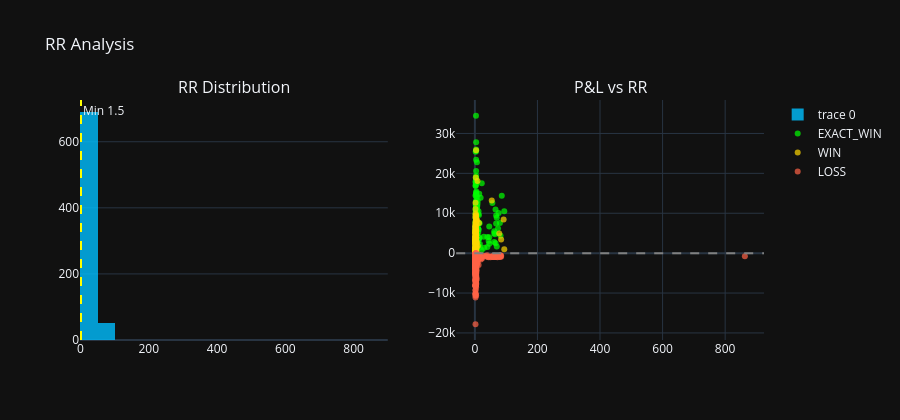

The cell this chart's notebook holds for it:
### Markdown cell above
## 9. RR Distribution

### Code cell
fig = make_subplots(rows=1, cols=2, subplot_titles=['RR Distribution','P&L vs RR'])
fig.add_trace(go.Histogram(x=df['rr'], nbinsx=20, marker_color='deepskyblue', opacity=0.8), row=1, col=1)
fig.add_vline(x=1.5, row=1, col=1, line_dash='dash', line_color='yellow', annotation_text='Min 1.5')
for result, color in {'EXACT_WIN':'lime','WIN':'gold','LOSS':'tomato'}.items():
    sub = df[df['result']==result]
    fig.add_trace(go.Scatter(x=sub['rr'], y=sub['pnl_rs'], mode='markers', name=result,
        marker=dict(color=color, size=6, opacity=0.7)), row=1, col=2)
fig.add_hline(y=0, row=1, col=2, line_dash='dash', line_color='gray')
fig.update_layout(template='plotly_dark', height=420, title='RR Analysis')
fig.show()
print(f'RR: min={df["rr"].min():.2f}  median={df["rr"].median():.2f}  '
      f'mean={df["rr"].mean():.2f}  max={df["rr"].max():.2f}')

### Figure 1 — Plotly figure (JSON) as saved in the notebook; plotly's stock layout.template omitted (floating-point values rounded to 4 significant figures; data arrays with more than 128 entries replaced by an {"elided": "..."} marker saying what was removed)
{"data": [{"marker": {"color": "deepskyblue"}, "nbinsx": 20, "opacity": 0.8, "type": "histogram", "x": {"elided": "741 float values"}, "xaxis": "x", "yaxis": "y"}, {"marker": {"color": "lime", "opacity": 0.7, "size": 6}, "mode": "markers", "name": "EXACT_WIN", "type": "scatter", "x": {"elided": "233 float values"}, "xaxis": "x2", "y": {"elided": "233 float values"}, "yaxis": "y2"}, {"marker": {"color": "gold", "opacity": 0.7, "size": 6}, "mode": "markers", "name": "WIN", "type": "scatter", "x": {"elided": "168 float values"}, "xaxis": "x2", "y": {"elided": "168 float values"}, "yaxis": "y2"}, {"marker": {"color": "tomato", "opacity": 0.7, "size": 6}, "mode": "markers", "name": "LOSS", "type": "scatter", "x": {"elided": "340 float values"}, "xaxis": "x2", "y": {"elided": "340 float values"}, "yaxis": "y2"}], "layout": {"annotations": [{"font": {"size": 16}, "showarrow": false, "text": "RR Distribution", "x": 0.225, "xanchor": "center", "xref": "paper", "y": 1, "yanchor": "bottom", "yref": "paper"}, {"font": {"size": 16}, "showarrow": false, "text": "P&L vs RR", "x": 0.775, "xanchor": "center", "xref": "paper", "y": 1, "yanchor": "bottom", "yref": "paper"}, {"showarrow": false, "text": "Min 1.5", "x": 1.5, "xanchor": "left", "xref": "x", "y": 1, "yanchor": "top", "yref": "y domain"}], "height": 420, "shapes": [{"line": {"color": "yellow", "dash": "dash"}, "type": "line", "x0": 1.5, "x1": 1.5, "xref": "x", "y0": 0, "y1": 1, "yref": "y domain"}, {"line": {"color": "gray", "dash": "dash"}, "type": "line", "x0": 0, "x1": 1, "xref": "x2 domain", "y0": 0, "y1": 0, "yref": "y2"}], "title": {"text": "RR Analysis"}, "xaxis": {"anchor": "y", "domain": [0, 0.45]}, "xaxis2": {"anchor": "y2", "domain": [0.55, 1]}, "yaxis": {"anchor": "x", "domain": [0, 1]}, "yaxis2": {"anchor": "x2", "domain": [0, 1]}}}
